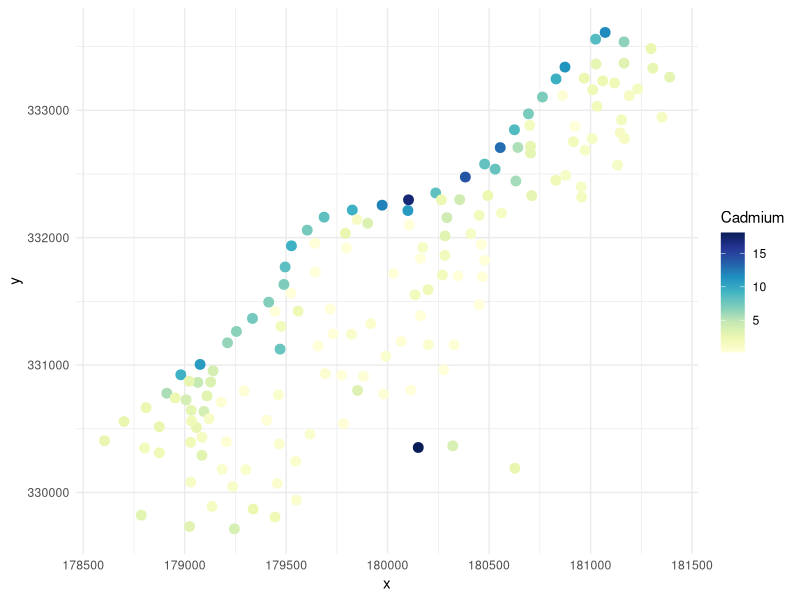
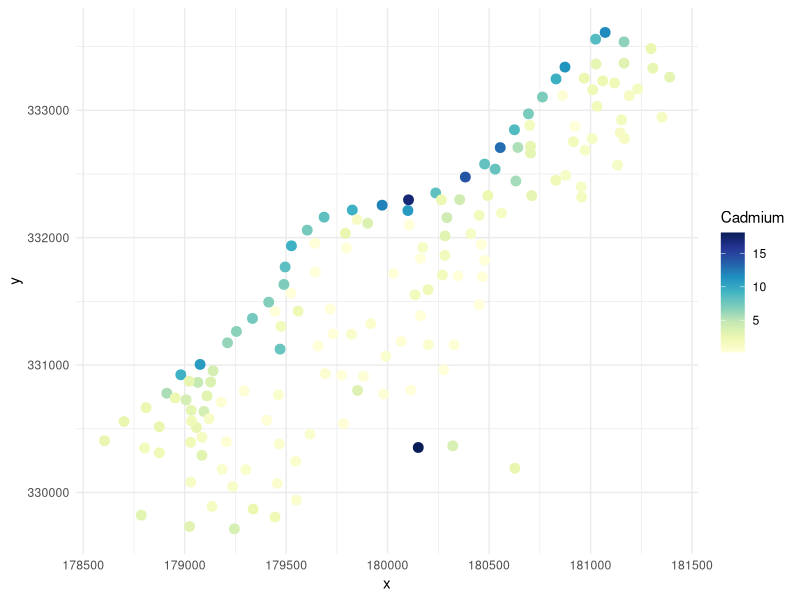
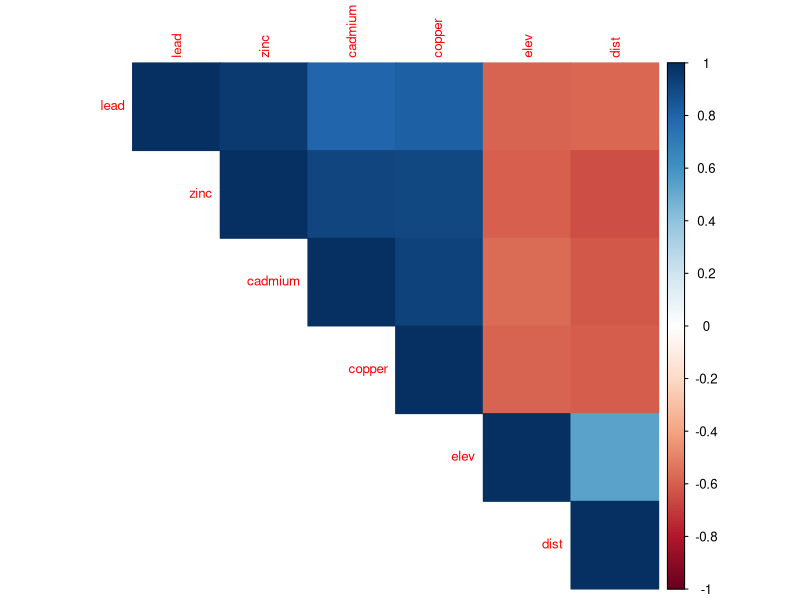
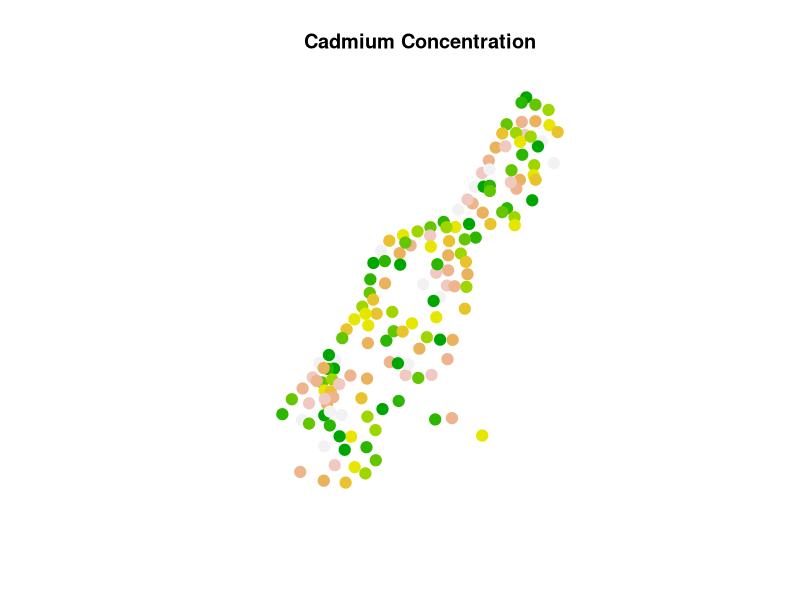

Source code (R) for these figures, in order:
## ---- chunk 1
knitr::opts_chunk$set(echo = TRUE)
## ---- chunk 2
# Load required packages
library(sp)
library(ggplot2)
library(RColorBrewer)
library(corrplot)
## ---- chunk 3
# Load the meuse dataset
data(meuse)
## ---- chunk 4
# Scatter plot of heavy metal concentrations
ggplot(meuse, aes(x = x, y = y)) +
  geom_point(aes(color = cadmium), size = 3) +
  scale_color_gradientn(colors = brewer.pal(9, "YlGnBu"), name = "Cadmium") +
  theme_minimal()
## ---- chunk 5
# Scatter plot of heavy metal concentrations
ggplot(meuse, aes(x = x, y = y)) +
  geom_point(aes(color = cadmium), size = 3) +
  scale_color_gradientn(colors = brewer.pal(9, "YlGnBu"), name = "Cadmium") +
  theme_minimal()
## ---- chunk 6
# Correlation matrix
cor_matrix <- cor(meuse[,c("cadmium", "copper", "lead", "zinc", "elev", "dist")])
cor_matrix
## ---- chunk 7
# Visualizing correlations
corrplot(cor_matrix, method = "color", type = "upper", order = "hclust", 
          addrect = 2, tl.cex = 0.8, cl.cex = 0.8)
## ---- chunk 8

# Spatial plot
coordinates(meuse) <- ~x + y
proj4string(meuse) <- CRS("+init=epsg:28992") # Specify the coordinate reference system
plot(meuse["cadmium"], pch = 19, cex = 1.5, col = terrain.colors(10), main = "Cadmium Concentration")
